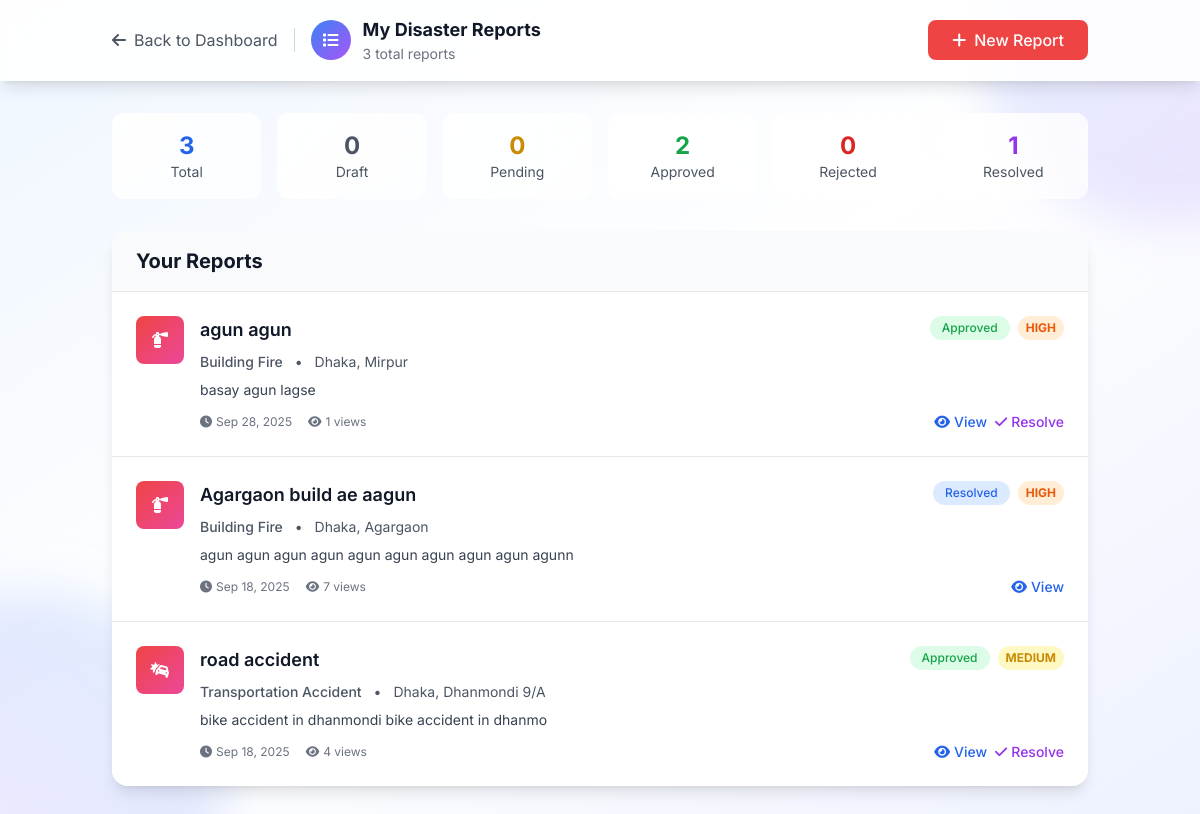
/disasters/my-disasters/ (signed in), run on the app's committed database.
### disasters/models.py (models this page shows, shortened)
class Disaster(models.Model):
    DISASTER_TYPE_CHOICES = [
        ('earthquake', 'Earthquake'),
        ('flood', 'Flood'),
        ('cyclone_storm', 'Cyclone/Storm'),
        ('wildfire', 'Fire (Wildfire)'),
        ('landslide', 'Landslide'),
        ('drought', 'Drought'),
        ('tsunami', 'Tsunami'),
        ('natural_other', 'Natural - Others'),
        ('building_fire', 'Building Fire'),
        ('industrial_accident', 'Industrial Accident'),
        ('chemical_spill', 'Chemical Spill'),
        ('transportation_accident', 'Transportation Accident'),
        ('bomb_threat', 'Bomb Threat/Explosion'),
        ('gas_leak', 'Gas Leak'),
        ('structural_collapse', 'Structural Collapse'),
        ('manmade_other', 'Man-Made - Others'),
    ]
    CATEGORY_CHOICES = [
        ('natural', 'Natural Disaster'),
        ('manmade', 'Man-Made Disaster'),
    ]
    SEVERITY_CHOICES = [
        ('critical', 'Critical'),
        ('high', 'High'),
        ('medium', 'Medium'),
        ('low', 'Low'),
    ]
    STATUS_CHOICES = [
        ('draft', 'Draft'),
        ('pending', 'Pending Review'),
        ('approved', 'Approved'),
        ('rejected', 'Rejected'),
        ('resolved', 'Resolved'),
        ('cancelled', 'Cancelled'),
    ]
    title = models.CharField(max_length=200)
    disaster_type = models.CharField(max_length=30, choices=DISASTER_TYPE_CHOICES)
    category = models.CharField(max_length=10, choices=CATEGORY_CHOICES)
    severity = models.CharField(max_length=10, choices=SEVERITY_CHOICES)
    description = models.TextField(
        max_length=50,  # Add max_length constraint
        help_text="Maximum 50 characters required"  # Update help text
    )
    city = models.CharField(max_length=100)
    area_sector = models.CharField(max_length=100)
    specific_address = models.TextField(blank=True, help_text="Optional specific address")
    landmarks = models.CharField(max_length=200, blank=True, help_text="Nearby landmarks")
    incident_datetime = models.DateTimeField(help_text="When the disaster actually occurred")
    created_at = models.DateTimeField(auto_now_add=True)
    updated_at = models.DateTimeField(auto_now=True)
    reporter = models.ForeignKey(User, on_delete=models.CASCADE, related_name='reported_disasters')
    emergency_contact = models.CharField(max_length=15, blank=True, help_text="Emergency contact on scene")
    status = models.CharField(max_length=15, choices=STATUS_CHOICES, default='draft')
    approved_by = models.ForeignKey(User, on_delete=models.SET_NULL, null=True, blank=True,
                                    related_name='approved_disasters')
    approved_at = models.DateTimeField(null=True, blank=True)
    rejection_reason = models.TextField(blank=True)
    resolved_at = models.DateTimeField(null=True, blank=True)
    resolution_notes = models.TextField(blank=True)
    view_count = models.PositiveIntegerField(default=0)
    is_active = models.BooleanField(default=True)
    class Meta:
        ordering = ['-created_at']
        indexes = [
            models.Index(fields=['status', 'city', 'area_sector']),
            models.Index(fields=['disaster_type', 'severity']),
            models.Index(fields=['created_at']),
        ]
    def get_severity_color(self):
        colors = {
            'critical': 'text-red-600 bg-red-100',
            'high': 'text-orange-600 bg-orange-100',
            'medium': 'text-yellow-600 bg-yellow-100',
            'low': 'text-green-600 bg-green-100'
        }
        return colors.get(self.severity, 'text-gray-600 bg-gray-100')
    def get_disaster_icon(self):
        icons = {
            'earthquake': 'fas fa-mountain',
            'flood': 'fas fa-water',
            'cyclone_storm': 'fas fa-wind',
            'wildfire': 'fas fa-fire',
            'landslide': 'fas fa-mountain',
            'drought': 'fas fa-sun',
            'tsunami': 'fas fa-water',
            'building_fire': 'fas fa-fire-extinguisher',
            'industrial_accident': 'fas fa-industry',
            'chemical_spill': 'fas fa-vial',
            'transportation_accident': 'fas fa-car-crash',
            'bomb_threat': 'fas fa-bomb',
            'gas_leak': 'fas fa-gas-pump',
            'structural_collapse': 'fas fa-building',
        }
        return icons.get(self.disaster_type, 'fas fa-exclamation-triangle')

### disasters/views.py (the view)
# urls.py: path('my-disasters/', views.my_disasters, name='my_disasters'),
@login_required
def my_disasters(request):
    disasters = Disaster.objects.filter(reporter=request.user).order_by('-created_at')
    stats = {
        'total': disasters.count(),
        'draft': disasters.filter(status='draft').count(),
        'pending': disasters.filter(status='pending').count(),
        'approved': disasters.filter(status='approved').count(),
        'rejected': disasters.filter(status='rejected').count(),
        'resolved': disasters.filter(status='resolved').count(),
    }
    paginator = Paginator(disasters, 10)
    page_number = request.GET.get('page')
    page_obj = paginator.get_page(page_number)
    context = {
        'page_obj': page_obj,
        'stats': stats,
    }
    return render(request, 'disasters/my_disasters.html', context)

### disasters/templatetags/disasters_tags.py (called while the page is built)
@register.filter
def status_color(status):
    colors = {
        'draft': 'text-gray-600 bg-gray-100',
        'pending': 'text-yellow-600 bg-yellow-100',
        'approved': 'text-green-600 bg-green-100',
        'rejected': 'text-red-600 bg-red-100',
        'resolved': 'text-blue-600 bg-blue-100',
        'cancelled': 'text-gray-600 bg-gray-100'
    }
    return colors.get(status, 'text-gray-600 bg-gray-100')

### templates/disasters/my_disasters.html (shortened to what this page needs)
{% load static %}
{% load disasters_tags %}
<!DOCTYPE html>
<html lang="en">
<head>
    <script src="https://cdn.tailwindcss.com"></script>
    <link rel="stylesheet" href="https://cdnjs.cloudflare.com/ajax/libs/font-awesome/6.4.0/css/all.min.css">
</head>
<body class="min-h-screen bg-gradient-to-br from-blue-50 via-white to-indigo-50">
    <div class="fixed inset-0 overflow-hidden pointer-events-none">
        <div class="absolute -top-40 -right-40 w-96 h-96 bg-gradient-to-br from-blue-400 to-purple-400 rounded-full mix-blend-multiply filter blur-xl opacity-20 floating-animation"></div>
    </div>
    <header class="bg-white/90 backdrop-blur-lg shadow-lg sticky top-0 z-50 border-b border-white/20">
        <div class="container mx-auto px-6 py-4 flex items-center justify-between">
            <div class="flex items-center space-x-4">
                <a href="{% if user.user_type == 'citizen' %}{% url 'citizen_dashboard' %}{% elif user.user_type == 'service_provider' %}{% url 'service_provider_dashboard' %}{% else %}{% url 'homepage' %}{% endif %}"
                   class="text-gray-600 hover:text-blue-500 transition-colors">
                    <i class="fas fa-arrow-left mr-2"></i>Back to Dashboard
                </a>
                <div class="flex items-center space-x-3">
                    <div class="w-10 h-10 bg-gradient-to-br from-blue-500 to-purple-500 rounded-full flex items-center justify-center text-white">
                        <i class="fas fa-list"></i>
                    </div>
                    <div>
                        <h1 class="text-lg font-bold text-gray-900">My Disaster Reports</h1>
                        <p class="text-sm text-gray-500">{{ stats.total }} total reports</p>
                    </div>
                </div>
            </div>
            <a href="{% url 'disasters:create_disaster' %}"
               class="bg-red-500 text-white px-6 py-2 rounded-lg hover:bg-red-600 transition-colors font-medium">
                <i class="fas fa-plus mr-2"></i>New Report
            </a>
        </div>
    </header>
    <div class="container mx-auto px-6 py-8 relative z-10">
        <div class="grid grid-cols-2 md:grid-cols-3 lg:grid-cols-6 gap-4 mb-8">
            <div class="stats-card rounded-xl p-4 text-center">
                <div class="text-2xl font-bold text-blue-600">{{ stats.total }}</div>
                <div class="text-sm text-gray-600">Total</div>
            </div>
            <div class="stats-card rounded-xl p-4 text-center">
                <div class="text-2xl font-bold text-gray-600">{{ stats.draft }}</div>
                <div class="text-sm text-gray-600">Draft</div>
            </div>
            <div class="stats-card rounded-xl p-4 text-center">
                <div class="text-2xl font-bold text-yellow-600">{{ stats.pending }}</div>
                <div class="text-sm text-gray-600">Pending</div>
            </div>
            <div class="stats-card rounded-xl p-4 text-center">
                <div class="text-2xl font-bold text-green-600">{{ stats.approved }}</div>
                <div class="text-sm text-gray-600">Approved</div>
            </div>
            <div class="stats-card rounded-xl p-4 text-center">
                <div class="text-2xl font-bold text-red-600">{{ stats.rejected }}</div>
                <div class="text-sm text-gray-600">Rejected</div>
            </div>
            <div class="stats-card rounded-xl p-4 text-center">
                <div class="text-2xl font-bold text-purple-600">{{ stats.resolved }}</div>
                <div class="text-sm text-gray-600">Resolved</div>
            </div>
        </div>
        {% if page_obj.object_list %}
            <div class="bg-white rounded-2xl shadow-lg overflow-hidden">
                <div class="px-6 py-4 border-b border-gray-200 bg-gray-50">
                    <h2 class="text-xl font-bold text-gray-900">Your Reports</h2>
                </div>
                <div class="divide-y divide-gray-200">
                    {% for disaster in page_obj.object_list %}
                        <div class="disaster-row p-6 hover:bg-gray-50 transition-colors">
                            <div class="flex items-start justify-between">
                                <div class="flex items-start space-x-4 flex-1">
                                    <div class="w-12 h-12 bg-gradient-to-br from-red-500 to-pink-500 rounded-lg flex items-center justify-center text-white flex-shrink-0">
                                        <i class="{{ disaster.get_disaster_icon }}"></i>
                                    </div>
                                    <div class="flex-1 min-w-0">
                                        <div class="flex items-start justify-between mb-2">
                                            <h3 class="text-lg font-semibold text-gray-900 truncate">{{ disaster.title }}</h3>
                                            <div class="flex items-center space-x-2 ml-4">
                                                <span class="inline-flex px-3 py-1 text-xs font-medium rounded-full {{ disaster.status|status_color }}">
                                                    {{ disaster.get_status_display }}
                                                </span>
                                                <span class="inline-flex px-2 py-1 text-xs font-bold rounded-full {{ disaster.get_severity_color }}">
                                                    {{ disaster.get_severity_display|upper }}
                                                </span>
                                            </div>
                                        </div>
                                        <div class="text-sm text-gray-600 mb-2">
                                            <span class="font-medium">{{ disaster.get_disaster_type_display }}</span>
                                            <span class="mx-2">•</span>
                                            <span>{{ disaster.city }}, {{ disaster.area_sector }}</span>
                                        </div>
                                        <p class="text-gray-700 text-sm mb-3 line-clamp-2">{{ disaster.description|truncatechars:150 }}</p>
                                        <div class="flex items-center justify-between">
                                            <div class="flex items-center space-x-4 text-xs text-gray-500">
                                                <span class="flex items-center">
                                                    <i class="fas fa-clock mr-1"></i>
                                                    {{ disaster.created_at|date:"M j, Y" }}
                                                </span>
                                                <span class="flex items-center">
                                                    <i class="fas fa-eye mr-1"></i>
                                                    {{ disaster.view_count }} views
                                                </span>
                                            </div>
                                            <div class="flex items-center space-x-2">
                                                <a href="{% url 'disasters:disaster_detail' disaster.id %}"
                                                   class="text-blue-600 hover:text-blue-700 text-sm font-medium">
                                                    <i class="fas fa-eye mr-1"></i>View
                                                </a>
                                                {% if disaster.status == 'approved' and disaster.reporter == user %}
                                                    <button onclick="markAsResolved({{ disaster.id }})"
                                                            class="text-purple-600 hover:text-purple-700 text-sm font-medium">
                                                        <i class="fas fa-check mr-1"></i>Resolve
                                                    </button>
                                                {% endif %}
                                            </div>
                                        </div>
                                    </div>
                                </div>
                            </div>
                        </div>
                    {% endfor %}
                </div>
            </div>
        {% endif %}
    </div>
</body>
</html>

### templates/disasters/my_disasters.html (style rules this page uses)
body { font-family: 'Inter', sans-serif; }
.stats-card { background: linear-gradient(135deg, rgba(255, 255, 255, 0.9) 0%, rgba(255, 255, 255, 0.7) 100%); backdrop-filter: blur(20px); border: 1px solid rgba(255, 255, 255, 0.2); transition: all 0.3s ease; }
.disaster-row { background: white; transition: all 0.3s ease; }
.floating-animation { animation: float 6s ease-in-out infinite; }

### data on the page
Disaster: title "agun agun", status "Approved", severity "HIGH", disaster_type "Building Fire", city "Dhaka", area_sector "Mirpur", description "basay agun lagse", created_at "Sep 28, 2025", view_count "1"
Disaster: title "Agargaon build ae aagun", status "Resolved", severity "HIGH", disaster_type "Building Fire", city "Dhaka", area_sector "Agargaon", description "agun agun agun agun agun agun agun agun agun agunn", created_at "Sep 18, 2025", view_count "7"
Disaster: title "road accident", status "Approved", severity "MEDIUM", disaster_type "Transportation Accident", city "Dhaka", area_sector "Dhanmondi 9/A", description "bike accident in dhanmondi bike accident in dhanmo", created_at "Sep 18, 2025", view_count "4"

### other printed values
{{ stats.total }} "3"
{{ stats.draft }} "0"
{{ stats.pending }} "0"
{{ stats.approved }} "2"
{{ stats.rejected }} "0"
{{ stats.resolved }} "1"
